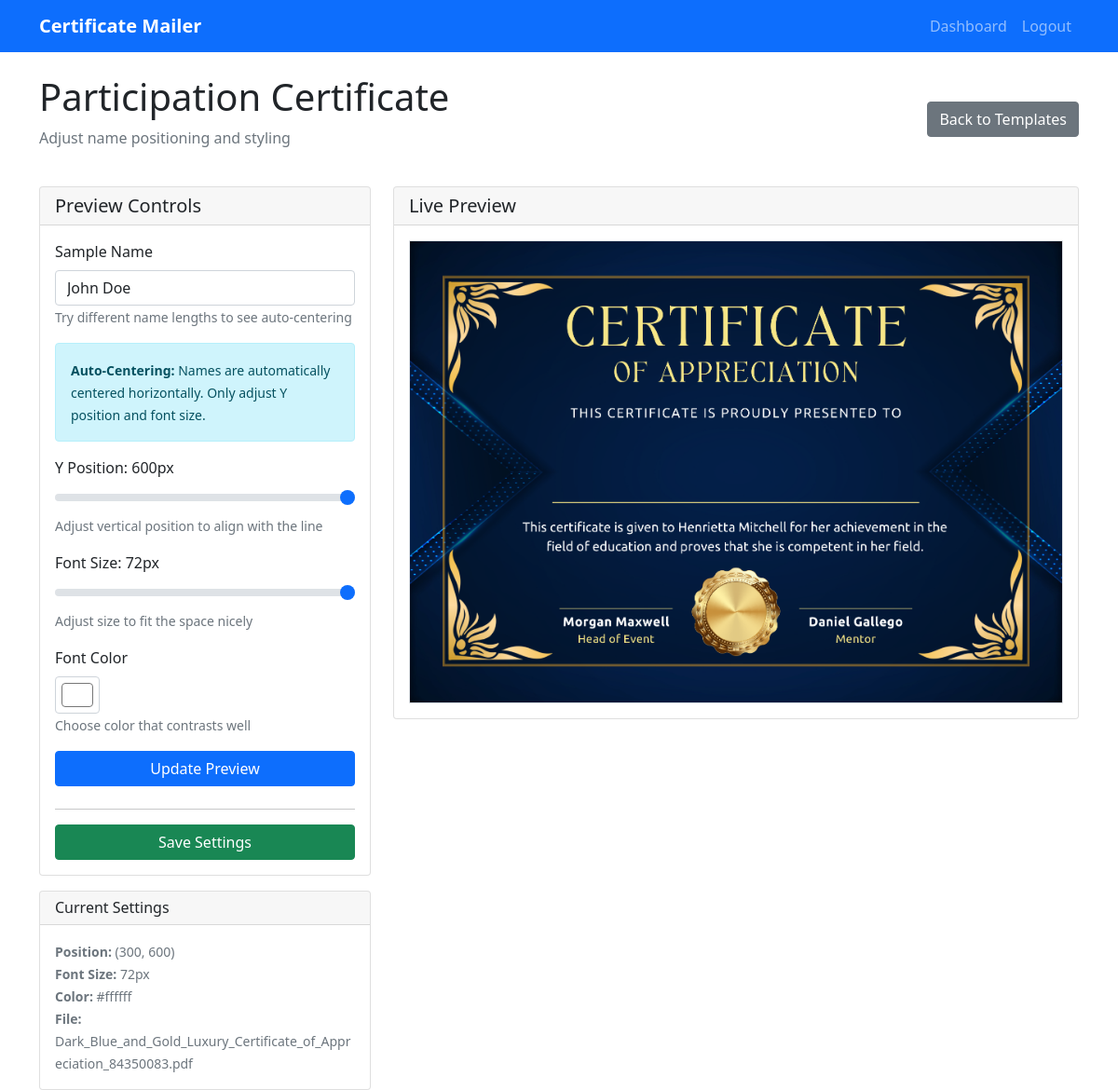
Page /hackathon/1/templates/2/preview (signed in) on the committed database.
### models.py (models this page shows)
class CertificateTemplate(db.Model):
    id = db.Column(db.Integer, primary_key=True)
    name = db.Column(db.String(100), nullable=False)  # e.g., "Winner", "Participation"
    filename = db.Column(db.String(255), nullable=False)
    name_x_position = db.Column(db.Float, default=300)
    name_y_position = db.Column(db.Float, default=400)
    font_size = db.Column(db.Integer, default=24)
    font_color = db.Column(db.String(7), default='#000000')
    hackathon_id = db.Column(db.Integer, db.ForeignKey('hackathon.id'), nullable=False)
    created_at = db.Column(db.DateTime, default=datetime.utcnow)

### blueprints/certificates/routes.py (the view)
@certificates_bp.route('/hackathon/<int:hackathon_id>/templates/<int:template_id>/preview')
@login_required
def preview_template(current_user, hackathon_id, template_id):
    hackathon = Hackathon.query.filter_by(id=hackathon_id, user_id=current_user.id).first_or_404()
    template = CertificateTemplate.query.filter_by(id=template_id, hackathon_id=hackathon_id).first_or_404()
    return render_template('certificates/preview.html',
                         hackathon=hackathon,
                         template=template,
                         user=current_user)

### templates/certificates/preview.html (shortened to what this page needs)
{% extends "base.html" %}
{% block content %}
<div class="d-flex justify-content-between align-items-center mb-4">
    <div>
        <h1>{{ template.name }}</h1>
        <p class="text-muted">Adjust name positioning and styling</p>
    </div>
    <div class="d-flex gap-2">
        <a href="{{ url_for('certificates.list_templates', hackathon_id=hackathon.id) }}"
           class="btn btn-secondary">
             Back to Templates
        </a>
    </div>
</div>
<div class="row">
    <div class="col-md-4">
        <div class="card">
            <div class="card-header">
                <h5 class="mb-0">Preview Controls</h5>
            </div>
            <div class="card-body">
                <form id="previewForm">
                    <div class="mb-3">
                        <label for="sampleName" class="form-label">Sample Name</label>
                        <input type="text" class="form-control" id="sampleName"
                               value="John Doe" placeholder="Enter a test name">
                        <small class="form-text text-muted">Try different name lengths to see auto-centering</small>
                    </div>
                    <div class="alert alert-info">
                        <small> <strong>Auto-Centering:</strong> Names are automatically centered horizontally. Only adjust Y position and font size.</small>
                    </div>
                    <div class="mb-3">
                        <label for="yPosition" class="form-label">
                            Y Position: <span id="yValue">{{ template.name_y_position|int }}</span>px
                        </label>
                        <input type="range" class="form-range" id="yPosition"
                               min="0" max="600" value="{{ template.name_y_position|int }}" step="5">
                        <small class="form-text text-muted">Adjust vertical position to align with the line</small>
                    </div>
                    <div class="mb-3">
                        <label for="fontSize" class="form-label">
                            Font Size: <span id="fontValue">{{ template.font_size }}</span>px
                        </label>
                        <input type="range" class="form-range" id="fontSize"
                               min="12" max="72" value="{{ template.font_size }}" step="2">
                        <small class="form-text text-muted">Adjust size to fit the space nicely</small>
                    </div>
                    <div class="mb-3">
                        <label for="fontColor" class="form-label">Font Color</label>
                        <input type="color" class="form-control form-control-color"
                               id="fontColor" value="{{ template.font_color }}">
                        <small class="form-text text-muted">Choose color that contrasts well</small>
                    </div>
                    <button type="button" class="btn btn-primary w-100 mb-2" onclick="updatePreview()">
                         Update Preview
                    </button>
                </form>
                <hr>
                <form method="POST" action="{{ url_for('certificates.save_template_settings', hackathon_id=hackathon.id, template_id=template.id) }}">
                    <button type="submit" class="btn btn-success w-100">
                         Save Settings
                    </button>
                </form>
            </div>
        </div>
        <div class="card mt-3">
            <div class="card-header">
                <h6 class="mb-0">Current Settings</h6>
            </div>
            <div class="card-body">
                <small class="text-muted">
                    <strong>Position:</strong> ({{ template.name_x_position|int }}, {{ template.name_y_position|int }})<br>
                    <strong>Font Size:</strong> {{ template.font_size }}px<br>
                    <strong>Color:</strong> {{ template.font_color }}<br>
                    <strong>File:</strong> {{ template.filename }}
                </small>
            </div>
        </div>
    </div>
    <div class="col-md-8">
        <div class="card">
            <div class="card-header">
                <h5 class="mb-0">Live Preview</h5>
            </div>
            <div class="card-body text-center">
                <div id="previewContainer" style="max-height: 600px; overflow: auto;">
                    <img id="previewImage"
                         src="{{ url_for('certificates.uploaded_file', filename='certificates/' + hackathon.id|string + '/' + template.filename.replace('.pdf', '_preview.png')) }}"
                         class="img-fluid border"
                         alt="Certificate preview"
                         style="max-width: 100%; height: auto;">
                </div>
            </div>
        </div>
    </div>
</div>
{% endblock %}

### rows in the picture
CertificateTemplate: name "Participation Certificate", name_y_position "600", font_size "72", font_color "#ffffff", name_x_position "300", filename "Dark_Blue_and_Gold_Luxury_Certificate_of_Appreciation_84350083.pdf"
